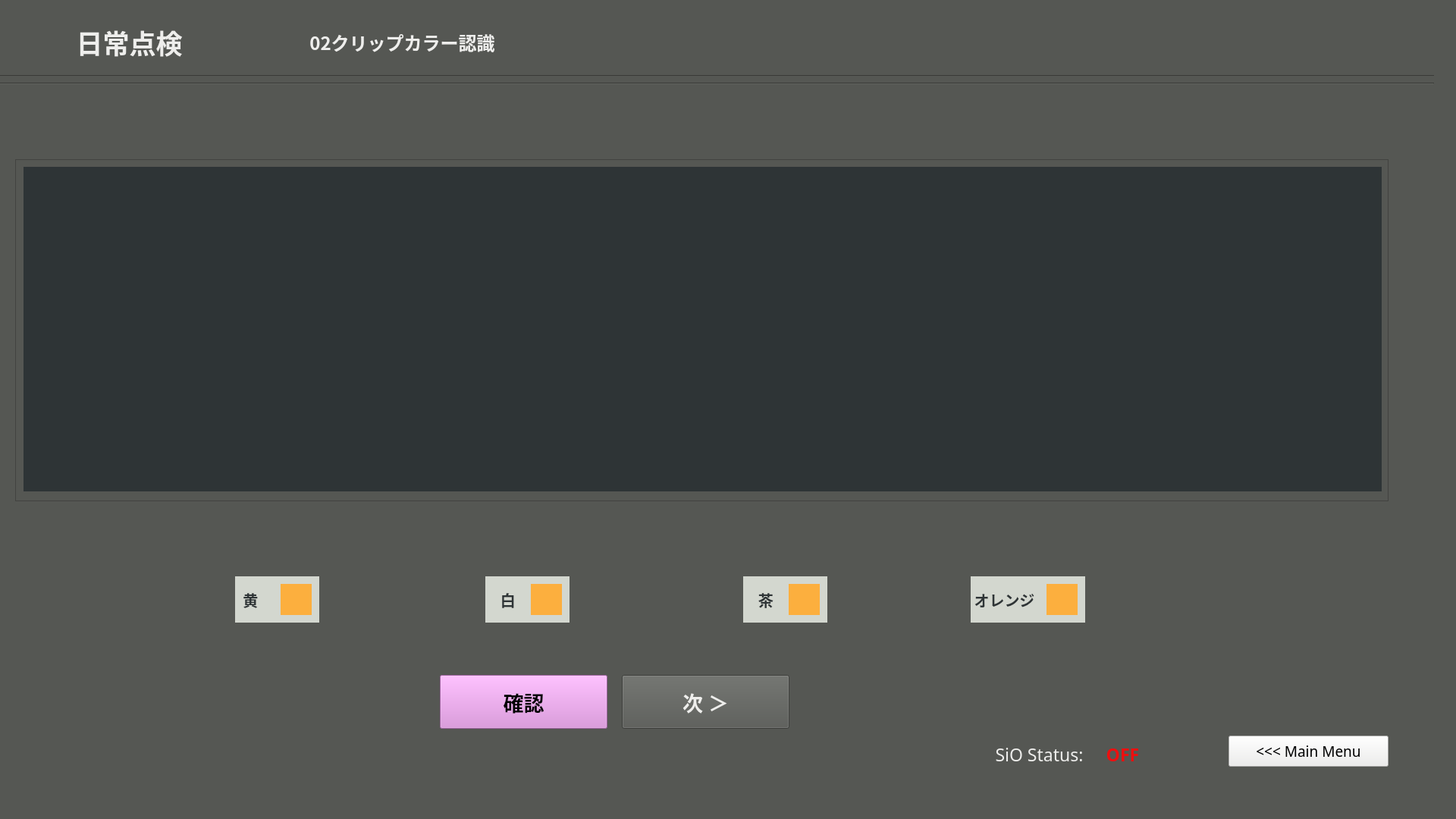
<?xml version="1.0" encoding="UTF-8"?>
<ui version="4.0">
 <class>dailytenken2_clipcolor</class>
 <widget class="QMainWindow" name="dailytenken2_clipcolor">
  <property name="enabled">
   <bool>true</bool>
  </property>
  <property name="geometry">
   <rect>
    <x>0</x>
    <y>0</y>
    <width>1920</width>
    <height>1080</height>
   </rect>
  </property>
  <property name="windowTitle">
   <string>MainWindow</string>
  </property>
  <property name="styleSheet">
   <string notr="true">background-color: rgb(85, 87, 83);</string>
  </property>
  <widget class="QWidget" name="dailytenken2_clipcolor_widget">
   <property name="enabled">
    <bool>true</bool>
   </property>
   <widget class="Line" name="line_1">
    <property name="geometry">
     <rect>
      <x>-10</x>
      <y>90</y>
      <width>1901</width>
      <height>20</height>
     </rect>
    </property>
    <property name="orientation">
     <enum>Qt::Horizontal</enum>
    </property>
   </widget>
   <widget class="Line" name="line_2">
    <property name="geometry">
     <rect>
      <x>-10</x>
      <y>100</y>
      <width>1901</width>
      <height>20</height>
     </rect>
    </property>
    <property name="orientation">
     <enum>Qt::Horizontal</enum>
    </property>
   </widget>
   <widget class="QFrame" name="frame">
    <property name="geometry">
     <rect>
      <x>20</x>
      <y>210</y>
      <width>1811</width>
      <height>451</height>
     </rect>
    </property>
    <property name="frameShape">
     <enum>QFrame::StyledPanel</enum>
    </property>
    <property name="frameShadow">
     <enum>QFrame::Raised</enum>
    </property>
    <widget class="QLabel" name="mergeFrame">
     <property name="geometry">
      <rect>
       <x>11</x>
       <y>10</y>
       <width>1791</width>
       <height>428</height>
      </rect>
     </property>
     <property name="styleSheet">
      <string notr="true">background-color: rgb(46, 52, 54);</string>
     </property>
     <property name="text">
      <string/>
     </property>
     <property name="alignment">
      <set>Qt::AlignCenter</set>
     </property>
    </widget>
    <widget class="QPushButton" name="rekensaButton">
     <property name="geometry">
      <rect>
       <x>280</x>
       <y>340</y>
       <width>91</width>
       <height>71</height>
      </rect>
     </property>
     <property name="font">
      <font>
       <family>Ubuntu Mono</family>
       <pointsize>13</pointsize>
       <weight>75</weight>
       <italic>false</italic>
       <bold>true</bold>
       <stylestrategy>PreferAntialias</stylestrategy>
      </font>
     </property>
     <property name="autoFillBackground">
      <bool>false</bool>
     </property>
     <property name="styleSheet">
      <string notr="true">color: rgb(238, 238, 236);
background-color: rgb(117, 80, 123);</string>
     </property>
     <property name="text">
      <string>検査
やり直し</string>
     </property>
     <property name="checkable">
      <bool>false</bool>
     </property>
    </widget>
    <widget class="QPushButton" name="delwarpbutton">
     <property name="geometry">
      <rect>
       <x>790</x>
       <y>350</y>
       <width>181</width>
       <height>51</height>
      </rect>
     </property>
     <property name="font">
      <font>
       <family>Ubuntu Mono</family>
       <pointsize>11</pointsize>
       <weight>75</weight>
       <italic>false</italic>
       <bold>true</bold>
       <stylestrategy>PreferAntialias</stylestrategy>
      </font>
     </property>
     <property name="autoFillBackground">
      <bool>false</bool>
     </property>
     <property name="styleSheet">
      <string notr="true">background-color: rgb(164, 0, 0);</string>
     </property>
     <property name="text">
      <string>パースワープパラム削除 
Del Warp Parm</string>
     </property>
     <property name="checkable">
      <bool>false</bool>
     </property>
    </widget>
    <widget class="QPushButton" name="savewarpbutton">
     <property name="geometry">
      <rect>
       <x>600</x>
       <y>350</y>
       <width>181</width>
       <height>51</height>
      </rect>
     </property>
     <property name="font">
      <font>
       <family>Ubuntu Mono</family>
       <pointsize>11</pointsize>
       <weight>75</weight>
       <italic>false</italic>
       <bold>true</bold>
       <stylestrategy>PreferAntialias</stylestrategy>
      </font>
     </property>
     <property name="autoFillBackground">
      <bool>false</bool>
     </property>
     <property name="styleSheet">
      <string notr="true">color: rgb(238, 238, 236);</string>
     </property>
     <property name="text">
      <string>パースワープパラム保存 
Save Warp Parm</string>
     </property>
     <property name="checkable">
      <bool>false</bool>
     </property>
    </widget>
    <widget class="QLabel" name="rtwarpcolor">
     <property name="geometry">
      <rect>
       <x>460</x>
       <y>330</y>
       <width>121</width>
       <height>20</height>
      </rect>
     </property>
     <property name="font">
      <font>
       <family>Ubuntu Mono</family>
       <pointsize>15</pointsize>
       <weight>75</weight>
       <bold>true</bold>
      </font>
     </property>
     <property name="styleSheet">
      <string notr="true">background-color: rgb(255, 0, 0);</string>
     </property>
     <property name="text">
      <string/>
     </property>
     <property name="alignment">
      <set>Qt::AlignLeading|Qt::AlignLeft|Qt::AlignVCenter</set>
     </property>
    </widget>
    <widget class="QPushButton" name="rtwarpbutton">
     <property name="geometry">
      <rect>
       <x>460</x>
       <y>350</y>
       <width>121</width>
       <height>51</height>
      </rect>
     </property>
     <property name="font">
      <font>
       <family>Ubuntu Mono</family>
       <pointsize>11</pointsize>
       <weight>75</weight>
       <italic>false</italic>
       <bold>true</bold>
       <stylestrategy>PreferAntialias</stylestrategy>
      </font>
     </property>
     <property name="autoFillBackground">
      <bool>false</bool>
     </property>
     <property name="styleSheet">
      <string notr="true">color: rgb(238, 238, 236);</string>
     </property>
     <property name="text">
      <string>継続ワープ 
RT Pers.Warp</string>
     </property>
     <property name="checkable">
      <bool>false</bool>
     </property>
    </widget>
    <widget class="QPushButton" name="quitbutton">
     <property name="geometry">
      <rect>
       <x>1560</x>
       <y>530</y>
       <width>211</width>
       <height>41</height>
      </rect>
     </property>
     <property name="font">
      <font>
       <family>Ubuntu Mono</family>
       <pointsize>14</pointsize>
      </font>
     </property>
     <property name="styleSheet">
      <string notr="true">background-color: rgb(238, 238, 236);</string>
     </property>
     <property name="text">
      <string>Quit</string>
     </property>
    </widget>
    <zorder>quitbutton</zorder>
    <zorder>rtwarpbutton</zorder>
    <zorder>delwarpbutton</zorder>
    <zorder>rtwarpcolor</zorder>
    <zorder>savewarpbutton</zorder>
    <zorder>rekensaButton</zorder>
    <zorder>mergeFrame</zorder>
   </widget>
   <widget class="QPushButton" name="mainmenubutton">
    <property name="geometry">
     <rect>
      <x>1620</x>
      <y>970</y>
      <width>211</width>
      <height>41</height>
     </rect>
    </property>
    <property name="font">
     <font>
      <family>Ubuntu Mono</family>
      <pointsize>14</pointsize>
     </font>
    </property>
    <property name="styleSheet">
     <string notr="true">background-color: rgb(238, 238, 236);</string>
    </property>
    <property name="text">
     <string>&lt;&lt;&lt; Main Menu</string>
    </property>
   </widget>
   <widget class="QLabel" name="partlabel_2">
    <property name="geometry">
     <rect>
      <x>10</x>
      <y>20</y>
      <width>321</width>
      <height>71</height>
     </rect>
    </property>
    <property name="font">
     <font>
      <family>Ubuntu Mono</family>
      <pointsize>26</pointsize>
      <weight>75</weight>
      <bold>true</bold>
     </font>
    </property>
    <property name="styleSheet">
     <string notr="true">color: rgb(238, 238, 236);</string>
    </property>
    <property name="text">
     <string>日常点検</string>
    </property>
    <property name="alignment">
     <set>Qt::AlignCenter</set>
    </property>
   </widget>
   <widget class="QLabel" name="P1label">
    <property name="geometry">
     <rect>
      <x>310</x>
      <y>760</y>
      <width>111</width>
      <height>61</height>
     </rect>
    </property>
    <property name="font">
     <font>
      <family>Ubuntu Mono</family>
      <pointsize>15</pointsize>
      <weight>75</weight>
      <bold>true</bold>
     </font>
    </property>
    <property name="styleSheet">
     <string notr="true">color: rgb(46, 52, 54);
background-color: rgb(211, 215, 207);</string>
    </property>
    <property name="text">
     <string>  黄</string>
    </property>
    <property name="alignment">
     <set>Qt::AlignLeading|Qt::AlignLeft|Qt::AlignVCenter</set>
    </property>
   </widget>
   <widget class="QLabel" name="P1color">
    <property name="geometry">
     <rect>
      <x>370</x>
      <y>770</y>
      <width>41</width>
      <height>41</height>
     </rect>
    </property>
    <property name="font">
     <font>
      <family>Ubuntu Mono</family>
      <pointsize>15</pointsize>
      <weight>75</weight>
      <bold>true</bold>
     </font>
    </property>
    <property name="styleSheet">
     <string notr="true">background-color: rgb(252, 175, 62);</string>
    </property>
    <property name="text">
     <string/>
    </property>
    <property name="alignment">
     <set>Qt::AlignLeading|Qt::AlignLeft|Qt::AlignVCenter</set>
    </property>
   </widget>
   <widget class="QLabel" name="P2color">
    <property name="geometry">
     <rect>
      <x>700</x>
      <y>770</y>
      <width>41</width>
      <height>41</height>
     </rect>
    </property>
    <property name="font">
     <font>
      <family>Ubuntu Mono</family>
      <pointsize>15</pointsize>
      <weight>75</weight>
      <bold>true</bold>
     </font>
    </property>
    <property name="styleSheet">
     <string notr="true">background-color: rgb(252, 175, 62);</string>
    </property>
    <property name="text">
     <string/>
    </property>
    <property name="alignment">
     <set>Qt::AlignLeading|Qt::AlignLeft|Qt::AlignVCenter</set>
    </property>
   </widget>
   <widget class="QLabel" name="P2label">
    <property name="geometry">
     <rect>
      <x>640</x>
      <y>760</y>
      <width>111</width>
      <height>61</height>
     </rect>
    </property>
    <property name="font">
     <font>
      <family>Ubuntu Mono</family>
      <pointsize>15</pointsize>
      <weight>75</weight>
      <bold>true</bold>
     </font>
    </property>
    <property name="styleSheet">
     <string notr="true">color: rgb(46, 52, 54);
background-color: rgb(211, 215, 207);</string>
    </property>
    <property name="text">
     <string>　白</string>
    </property>
    <property name="alignment">
     <set>Qt::AlignLeading|Qt::AlignLeft|Qt::AlignVCenter</set>
    </property>
   </widget>
   <widget class="QPushButton" name="nextButton">
    <property name="geometry">
     <rect>
      <x>820</x>
      <y>890</y>
      <width>221</width>
      <height>71</height>
     </rect>
    </property>
    <property name="font">
     <font>
      <family>Ubuntu Mono</family>
      <pointsize>20</pointsize>
      <weight>75</weight>
      <italic>false</italic>
      <bold>true</bold>
      <stylestrategy>PreferAntialias</stylestrategy>
     </font>
    </property>
    <property name="autoFillBackground">
     <bool>false</bool>
    </property>
    <property name="styleSheet">
     <string notr="true">color: rgb(238, 238, 236);</string>
    </property>
    <property name="text">
     <string>次 ＞</string>
    </property>
    <property name="checkable">
     <bool>false</bool>
    </property>
   </widget>
   <widget class="QLabel" name="status_sio">
    <property name="geometry">
     <rect>
      <x>1450</x>
      <y>970</y>
      <width>61</width>
      <height>41</height>
     </rect>
    </property>
    <property name="font">
     <font>
      <family>Ubuntu Mono</family>
      <pointsize>17</pointsize>
      <weight>75</weight>
      <bold>true</bold>
      <underline>false</underline>
     </font>
    </property>
    <property name="styleSheet">
     <string notr="true">color: rgb(238, 15, 15);</string>
    </property>
    <property name="text">
     <string>OFF</string>
    </property>
    <property name="alignment">
     <set>Qt::AlignBottom|Qt::AlignHCenter</set>
    </property>
   </widget>
   <widget class="QLabel" name="label_5">
    <property name="geometry">
     <rect>
      <x>1300</x>
      <y>970</y>
      <width>141</width>
      <height>41</height>
     </rect>
    </property>
    <property name="font">
     <font>
      <family>Ubuntu Mono</family>
      <pointsize>17</pointsize>
      <weight>50</weight>
      <bold>false</bold>
      <underline>false</underline>
     </font>
    </property>
    <property name="styleSheet">
     <string notr="true">color: rgb(238, 238, 236);</string>
    </property>
    <property name="text">
     <string>SiO Status:</string>
    </property>
    <property name="alignment">
     <set>Qt::AlignBottom|Qt::AlignHCenter</set>
    </property>
   </widget>
   <widget class="QLabel" name="partlabel_3">
    <property name="geometry">
     <rect>
      <x>370</x>
      <y>20</y>
      <width>321</width>
      <height>71</height>
     </rect>
    </property>
    <property name="font">
     <font>
      <family>Ubuntu Mono</family>
      <pointsize>18</pointsize>
      <weight>75</weight>
      <bold>true</bold>
     </font>
    </property>
    <property name="styleSheet">
     <string notr="true">color: rgb(238, 238, 236);</string>
    </property>
    <property name="text">
     <string>02クリップカラー認識</string>
    </property>
    <property name="alignment">
     <set>Qt::AlignCenter</set>
    </property>
   </widget>
   <widget class="QLabel" name="P3label">
    <property name="geometry">
     <rect>
      <x>980</x>
      <y>760</y>
      <width>111</width>
      <height>61</height>
     </rect>
    </property>
    <property name="font">
     <font>
      <family>Ubuntu Mono</family>
      <pointsize>15</pointsize>
      <weight>75</weight>
      <bold>true</bold>
     </font>
    </property>
    <property name="styleSheet">
     <string notr="true">color: rgb(46, 52, 54);
background-color: rgb(211, 215, 207);</string>
    </property>
    <property name="text">
     <string>　茶</string>
    </property>
    <property name="alignment">
     <set>Qt::AlignLeading|Qt::AlignLeft|Qt::AlignVCenter</set>
    </property>
   </widget>
   <widget class="QLabel" name="P3color">
    <property name="geometry">
     <rect>
      <x>1040</x>
      <y>770</y>
      <width>41</width>
      <height>41</height>
     </rect>
    </property>
    <property name="font">
     <font>
      <family>Ubuntu Mono</family>
      <pointsize>15</pointsize>
      <weight>75</weight>
      <bold>true</bold>
     </font>
    </property>
    <property name="styleSheet">
     <string notr="true">background-color: rgb(252, 175, 62);</string>
    </property>
    <property name="text">
     <string/>
    </property>
    <property name="alignment">
     <set>Qt::AlignLeading|Qt::AlignLeft|Qt::AlignVCenter</set>
    </property>
   </widget>
   <widget class="QLabel" name="P4label">
    <property name="geometry">
     <rect>
      <x>1280</x>
      <y>760</y>
      <width>151</width>
      <height>61</height>
     </rect>
    </property>
    <property name="font">
     <font>
      <family>Ubuntu Mono</family>
      <pointsize>15</pointsize>
      <weight>75</weight>
      <bold>true</bold>
     </font>
    </property>
    <property name="styleSheet">
     <string notr="true">color: rgb(46, 52, 54);
background-color: rgb(211, 215, 207);</string>
    </property>
    <property name="text">
     <string> オレンジ</string>
    </property>
    <property name="alignment">
     <set>Qt::AlignLeading|Qt::AlignLeft|Qt::AlignVCenter</set>
    </property>
   </widget>
   <widget class="QLabel" name="P4color">
    <property name="geometry">
     <rect>
      <x>1380</x>
      <y>770</y>
      <width>41</width>
      <height>41</height>
     </rect>
    </property>
    <property name="font">
     <font>
      <family>Ubuntu Mono</family>
      <pointsize>15</pointsize>
      <weight>75</weight>
      <bold>true</bold>
     </font>
    </property>
    <property name="styleSheet">
     <string notr="true">background-color: rgb(252, 175, 62);</string>
    </property>
    <property name="text">
     <string/>
    </property>
    <property name="alignment">
     <set>Qt::AlignLeading|Qt::AlignLeft|Qt::AlignVCenter</set>
    </property>
   </widget>
   <widget class="QPushButton" name="checkButton">
    <property name="geometry">
     <rect>
      <x>580</x>
      <y>890</y>
      <width>221</width>
      <height>71</height>
     </rect>
    </property>
    <property name="font">
     <font>
      <family>Ubuntu Mono</family>
      <pointsize>20</pointsize>
      <weight>75</weight>
      <italic>false</italic>
      <bold>true</bold>
      <stylestrategy>PreferAntialias</stylestrategy>
     </font>
    </property>
    <property name="autoFillBackground">
     <bool>false</bool>
    </property>
    <property name="styleSheet">
     <string notr="true">background-color: rgb(220, 138, 221);</string>
    </property>
    <property name="text">
     <string>確認</string>
    </property>
    <property name="checkable">
     <bool>false</bool>
    </property>
   </widget>
   <zorder>line_1</zorder>
   <zorder>line_2</zorder>
   <zorder>frame</zorder>
   <zorder>mainmenubutton</zorder>
   <zorder>partlabel_2</zorder>
   <zorder>P1label</zorder>
   <zorder>P1color</zorder>
   <zorder>P2label</zorder>
   <zorder>P2color</zorder>
   <zorder>nextButton</zorder>
   <zorder>status_sio</zorder>
   <zorder>label_5</zorder>
   <zorder>partlabel_3</zorder>
   <zorder>P3label</zorder>
   <zorder>P3color</zorder>
   <zorder>P4label</zorder>
   <zorder>P4color</zorder>
   <zorder>checkButton</zorder>
  </widget>
  <widget class="QMenuBar" name="menubar">
   <property name="geometry">
    <rect>
     <x>0</x>
     <y>0</y>
     <width>1920</width>
     <height>22</height>
    </rect>
   </property>
  </widget>
  <widget class="QStatusBar" name="statusbar"/>
 </widget>
 <resources/>
 <connections/>
</ui>
